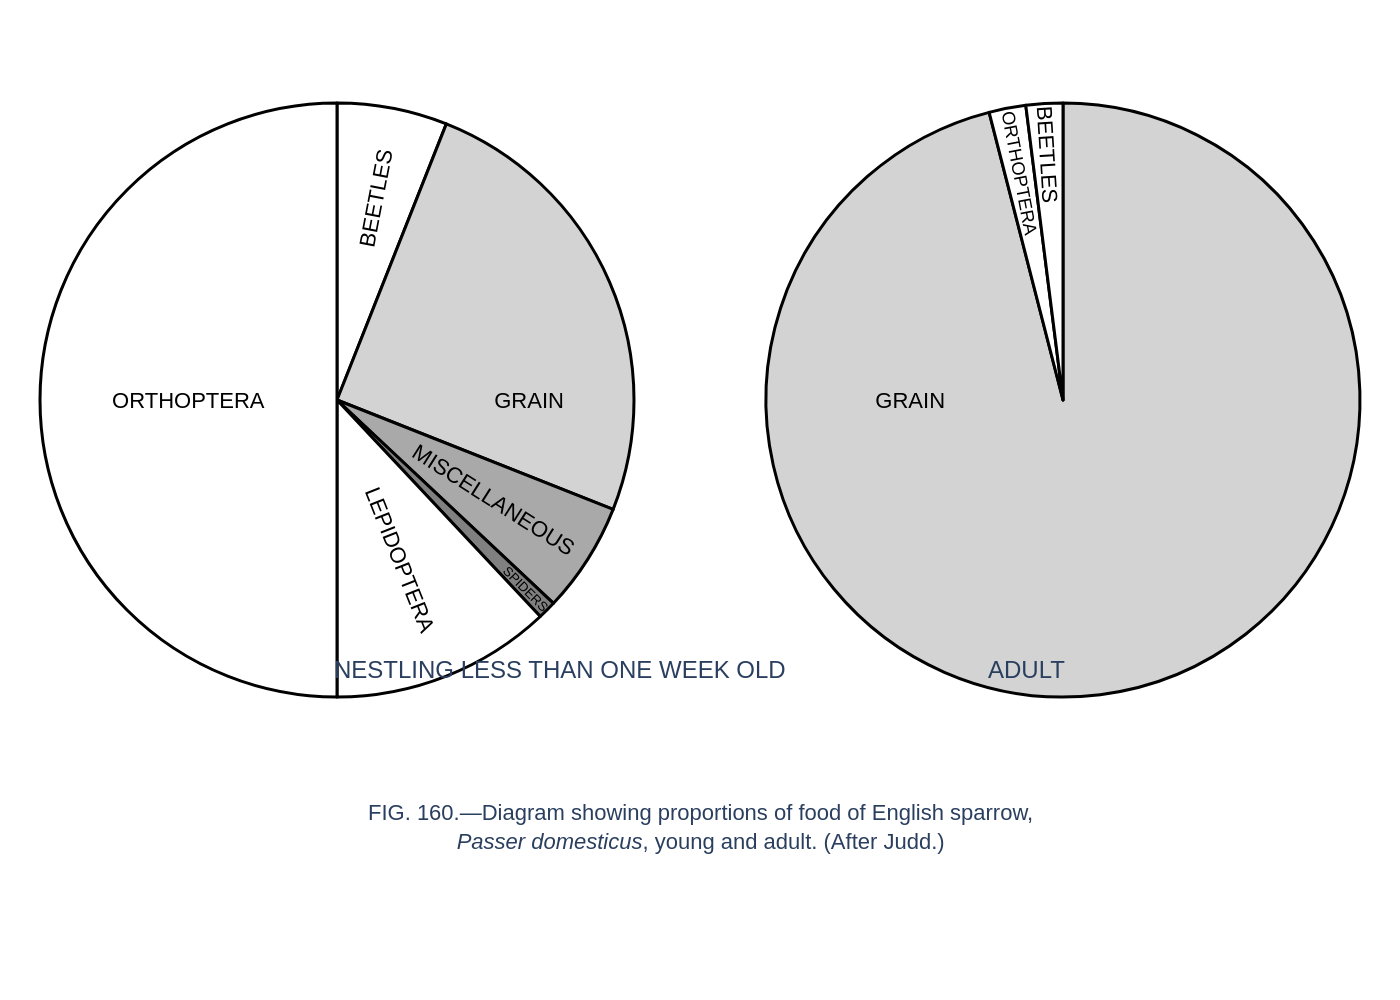

Python code for this plot:
import sys
import json
import plotly.graph_objects as go
from plotly.subplots import make_subplots

# Check for command-line argument
if len(sys.argv) != 2:
    print("Usage: python script.py <path_to_json_file>")
    sys.exit(1)

json_path = sys.argv[1]

# Read data from JSON file
try:
    with open(json_path, 'r', encoding='utf-8') as f:
        chart_info = json.load(f)
except FileNotFoundError:
    print(f"Error: JSON file not found at {json_path}")
    sys.exit(1)
except json.JSONDecodeError:
    print(f"Error: Could not decode JSON from {json_path}")
    sys.exit(1)

# Extract data from the loaded JSON
chart_data = chart_info.get('chart_data', [])
texts = chart_info.get('texts', {})
colors = chart_info.get('colors', [])

# Create subplots for the two pie charts
fig = make_subplots(
    rows=1,
    cols=2,
    specs=[[{'type': 'domain'}, {'type': 'domain'}]]
)

# Add a pie chart trace for each dataset in chart_data
for i, data in enumerate(chart_data):
    fig.add_trace(go.Pie(
        labels=data['labels'],
        values=data['values'],
        marker_colors=colors[i],
        sort=False,  # Preserve the order from the JSON file
        direction='clockwise',
        marker=dict(line=dict(color='#000000', width=1.5)),
        textfont=dict(size=11, family="Arial", color="black"),
    ), row=1, col=i + 1)

# Update trace properties for all pie charts
fig.update_traces(
    textposition='inside',
    textinfo='label',
    insidetextorientation='radial',
    hoverinfo='label+percent'
)

# Create annotations for subplot titles and the main source text
annotations = []
# Subplot titles
if len(chart_data) > 0:
    annotations.append(dict(
        text=chart_data[0]['title'], x=0.22, y=0.1, xref='paper', yref='paper',
        showarrow=False, font=dict(size=12, family="Arial")
    ))
if len(chart_data) > 1:
    annotations.append(dict(
        text=chart_data[1]['title'], x=0.78, y=0.1, xref='paper', yref='paper',
        showarrow=False, font=dict(size=12, family="Arial")
    ))

# Source text
source_text = texts.get('source')
if source_text:
    annotations.append(dict(
        text=source_text, x=0.5, y=-0.05, xref='paper', yref='paper',
        xanchor='center', yanchor='top', align='center', showarrow=False,
        font=dict(size=11, family="Arial")
    ))

# Update layout
fig.update_layout(
    showlegend=False,
    font=dict(family="Arial"),
    paper_bgcolor='white',
    plot_bgcolor='white',
    margin=dict(l=20, r=20, t=20, b=120),
    annotations=annotations
)

# Generate output filename and save the image
if '.' in json_path:
    output_filename = json_path.rsplit('.', 1)[0] + '.png'
else:
    output_filename = json_path + '.png'

fig.write_image(output_filename, scale=2)

print(f"Chart saved to {output_filename}")
